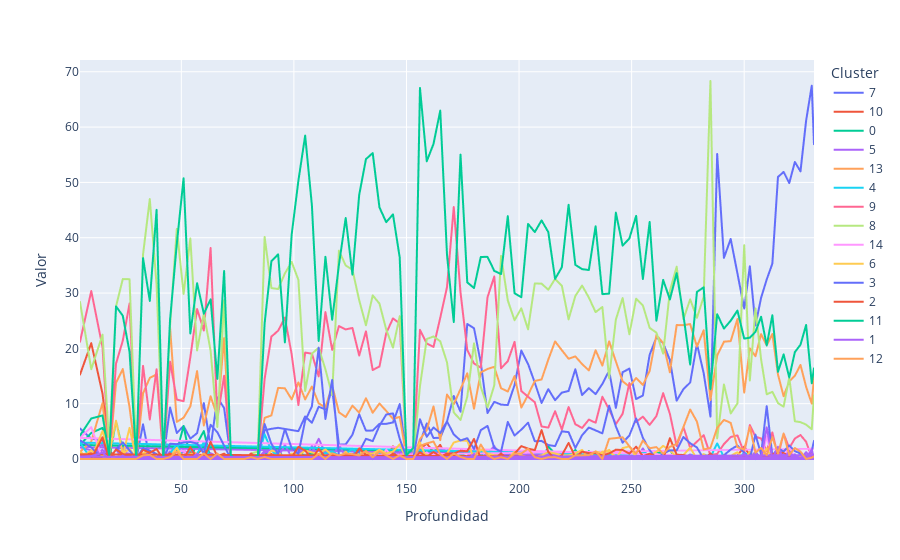

Notebook source saved alongside this figure:
### Code cell
# df_family_Clustered_1
# fig = go.Figure()

# for element in df_features_1_15["Cluster"].unique():
#     # fig.add_trace(go.Scatter(x=df_features_1[df_features_1["Cluster"] == element]["Profundidad"], y=df_features_1[df_features_1["Cluster"] == element]["Valor"], name=str(element)))
#     fig.add_trace(go.Scatter(x=df_features_1_15[df_features_1_15["Cluster"] == element]["Profundidad"], y=df_features_1_15[df_features_1_15["Cluster"] == element]["Valor"], name=str(element)))
#     # fig.add_trace(go.Scatter(x=df_family_Clustered_1[df_family_Clustered_1["Cluster"] == element]["Profundidad"], y=df_family_Clustered_1[df_family_Clustered_1["Cluster"] == element]["Valor"], name=str(element)))
#     # if element == "Pinus":
#     #     fig.add_trace(go.Scatter(x=df_elements_by_famliy[df_elements_by_famliy["Family"] == element]["Profundidad"], y=df_elements_by_famliy[df_elements_by_famliy["Family"] == element]["Valor"], name=element,
#     #                      line = dict(color='green', width=4)))
#     # else:
#     #     fig.add_trace(go.Scatter(x=df_elements_by_famliy[df_elements_by_famliy["Family"] == element]["Profundidad"], y=df_elements_by_famliy[df_elements_by_famliy["Family"] == element]["Valor"], name=element,
#     #                      line = dict(color='gray', width=1)))

# fig.update_layout(title='Cantidad de proporcion - Familia Agglomerative 15',
#                    xaxis_title='Profundidad',
#                    yaxis_title='Valor')
# fig.show()

# df = px.data.gapminder().query("continent=='Oceania'")
fig = px.line(df_agg_15, x="Profundidad", y="Valor", color='Cluster')
fig.show()

### Figure 1 — Plotly figure (JSON) as saved in the notebook; plotly's stock layout.template omitted (floating-point values rounded to 4 significant figures; data arrays with more than 128 entries replaced by an {"elided": "..."} marker saying what was removed)
{"data": [{"hovertemplate": "Cluster=7<br>Profundidad=%{x}<br>Valor=%{y}<extra></extra>", "legendgroup": "7", "line": {"color": "#636efa", "dash": "solid"}, "marker": {"symbol": "circle"}, "mode": "lines", "name": "7", "showlegend": true, "type": "scattergl", "x": [5, 10, 15, 18, 21, 24, 27, 30, 33, 36, 39, 42, 45, 48, 51, 54, 57, 60, 63, 66, 69, 72, 75, 78, 81, 84, 87, 90, 93, 96, 99, 102, 105, 108, 111, 114, 117, 120, 123, 126, 129, 132, 135, 138, 141, 144, 147, 150, 153, 156, 159, 162, 165, 168, 171, 174, 177, 180, 183, 186, 189, 192, 195, 198, 201, 204, 207, 210, 213, 216, 219, 222, 225, 228, 231, 234, 237, 240, 243, 246, 249, 252, 255, 258, 261, 264, 267, 270, 273, 276, 279, 282, 285, 288, 291, 294, 297, 300, 302.5, 305, 307.5, 310, 312.5, 315, 317.5, 320, 322.5, 325, 327.5, 330, 331], "xaxis": "x", "y": [5.508, 3.665, 3.371, 0, 1.724, 2.108, 0, 0, 6.271, 0, 0.901, 0, 9.31, 4.698, 5.97, 3.681, 4.673, 10.1, 2.062, 11.11, 9.223, 0, 0.333, 0, 0, 0, 5.204, 5.455, 5.643, 5.431, 5.229, 5.031, 7.692, 6.548, 9.451, 8.966, 12.59, 2.597, 2.64, 4.386, 8.065, 5.128, 5.145, 6.355, 6.355, 6.601, 9.934, 0, 0, 2.994, 6.426, 3.797, 3.83, 6.796, 11.39, 8.55, 24.41, 23.64, 17.39, 8.306, 10.33, 9.836, 9.756, 13.36, 19.6, 17.19, 13.78, 10.13, 12.62, 10.63, 12, 12.3, 16.23, 11.55, 12.81, 11.72, 13.58, 15.95, 9.244, 15.69, 16.34, 10.83, 11.48, 18.83, 21.98, 20.95, 17.87, 10.55, 12.63, 13.82, 20.83, 15.52, 7.667, 55.14, 36.36, 39.77, 33.54, 27.2, 34.84, 24.14, 29.14, 32.46, 35.31, 50.98, 51.89, 49.88, 53.69, 52, 61.18, 67.48, 56.91], "yaxis": "y"}, {"hovertemplate": "Cluster=10<br>Profundidad=%{x}<br>Valor=%{y}<extra></extra>", "legendgroup": "10", "line": {"color": "#EF553B", "dash": "solid"}, "marker": {"symbol": "circle"}, "mode": "lines", "name": "10", "showlegend": true, "type": "scattergl", "x": [5, 10, 15, 18, 21, 24, 27, 30, 33, 36, 39, 42, 45, 48, 51, 54, 57, 60, 63, 66, 69, 72, 75, 78, 81, 84, 87, 90, 93, 96, 99, 102, 105, 108, 111, 114, 117, 120, 123, 126, 129, 132, 135, 138, 141, 144, 147, 150, 153, 156, 159, 162, 165, 168, 171, 174, 177, 180, 183, 186, 189, 192, 195, 198, 201, 204, 207, 210, 213, 216, 219, 222, 225, 228, 231, 234, 237, 240, 243, 246, 249, 252, 255, 258, 261, 264, 267, 270, 273, 276, 279, 282, 285, 288, 291, 294, 297, 300, 302.5, 305, 307.5, 310, 312.5, 315, 317.5, 320, 322.5, 325, 327.5, 330, 331], "xaxis": "x", "y": [15.25, 20.94, 11.8, 1.667, 0, 0.301, 0.938, 0, 0.66, 0, 0.901, 0, 0, 0, 0, 1.227, 0.935, 2.02, 0, 0.966, 0, 0, 0, 0, 0, 0, 0, 0.303, 0.313, 0.319, 0, 0.628, 0.769, 0.596, 2.134, 0.345, 1.36, 0, 0.33, 0, 0.323, 0.366, 1.608, 0.668, 0.334, 2.31, 0.993, 0, 0.333, 1.796, 2.811, 1.266, 2.553, 0, 0, 0.372, 0.469, 0.909, 0, 0, 0.333, 0, 0, 0, 0.332, 0, 0, 0.981, 0, 0.664, 0.333, 0.324, 0, 0, 0, 0.345, 0, 0.332, 0, 0, 0.327, 0, 0, 0.649, 0, 0, 0, 0, 0, 0, 0, 0.862, 0, 0, 0, 0.284, 0.61, 2.251, 0.646, 0.575, 0.286, 0, 0, 0.246, 0, 0, 0.284, 0, 0, 0, 0], "yaxis": "y"}, {"hovertemplate": "Cluster=0<br>Profundidad=%{x}<br>Valor=%{y}<extra></extra>", "legendgroup": "0", "line": {"color": "#00cc96", "dash": "solid"}, "marker": {"symbol": "circle"}, "mode": "lines", "name": "0", "showlegend": true, "type": "scattergl", "x": {"elided": "777 float values"}, "xaxis": "x", "y": {"elided": "777 float values"}, "yaxis": "y"}, {"hovertemplate": "Cluster=5<br>Profundidad=%{x}<br>Valor=%{y}<extra></extra>", "legendgroup": "5", "line": {"color": "#ab63fa", "dash": "solid"}, "marker": {"symbol": "circle"}, "mode": "lines", "name": "5", "showlegend": true, "type": "scattergl", "x": {"elided": "1110 float values"}, "xaxis": "x", "y": {"elided": "1110 float values"}, "yaxis": "y"}, {"hovertemplate": "Cluster=13<br>Profundidad=%{x}<br>Valor=%{y}<extra></extra>", "legendgroup": "13", "line": {"color": "#FFA15A", "dash": "solid"}, "marker": {"symbol": "circle"}, "mode": "lines", "name": "13", "showlegend": true, "type": "scattergl", "x": [5, 10, 15, 18, 21, 24, 27, 30, 33, 36, 39, 42, 45, 48, 51, 54, 57, 60, 63, 66, 69, 72, 75, 78, 81, 84, 87, 90, 93, 96, 99, 102, 105, 108, 111, 114, 117, 120, 123, 126, 129, 132, 135, 138, 141, 144, 147, 150, 153, 156, 159, 162, 165, 168, 171, 174, 177, 180, 183, 186, 189, 192, 195, 198, 201, 204, 207, 210, 213, 216, 219, 222, 225, 228, 231, 234, 237, 240, 243, 246, 249, 252, 255, 258, 261, 264, 267, 270, 273, 276, 279, 282, 285, 288, 291, 294, 297, 300, 302.5, 305, 307.5, 310, 312.5, 315, 317.5, 320, 322.5, 325, 327.5, 330, 331], "xaxis": "x", "y": [1.271, 3.141, 10.11, 0, 13.79, 16.27, 9.375, 0, 11.88, 14.66, 15.31, 0, 23.79, 6.711, 7.463, 9.509, 15.89, 6.061, 11.34, 7.729, 21.84, 0, 0, 0, 0, 0.333, 7.435, 7.879, 12.85, 12.78, 10.78, 13.84, 10.77, 13.1, 10.06, 9.31, 13.27, 8.442, 7.591, 9.649, 8.387, 10.99, 8.36, 10.03, 8.696, 7.261, 7.616, 0.333, 0, 3.593, 5.221, 9.494, 3.404, 11.65, 9.901, 12.64, 15.49, 9.091, 15.65, 16.28, 16.67, 12.79, 12.2, 14.98, 9.302, 11.56, 14.1, 14.38, 17.98, 21.26, 19.67, 18.12, 18.54, 17.16, 16.01, 19.66, 16.89, 21.26, 17.65, 14.05, 13.07, 14.65, 13.4, 15.91, 22.41, 20.95, 15.67, 24.22, 24.19, 24.39, 20.31, 23.28, 10.67, 18.69, 21.21, 21.31, 25.3, 12.01, 20, 18.58, 22.57, 20.52, 22.6, 15.27, 11.35, 14.01, 15.06, 17, 13.04, 10.02, 14.75], "yaxis": "y"}, {"hovertemplate": "Cluster=4<br>Profundidad=%{x}<br>Valor=%{y}<extra></extra>", "legendgroup": "4", "line": {"color": "#19d3f3", "dash": "solid"}, "marker": {"symbol": "circle"}, "mode": "lines", "name": "4", "showlegend": true, "type": "scattergl", "x": {"elided": "444 float values"}, "xaxis": "x", "y": {"elided": "444 float values"}, "yaxis": "y"}, {"hovertemplate": "Cluster=9<br>Profundidad=%{x}<br>Valor=%{y}<extra></extra>", "legendgroup": "9", "line": {"color": "#FF6692", "dash": "solid"}, "marker": {"symbol": "circle"}, "mode": "lines", "name": "9", "showlegend": true, "type": "scattergl", "x": [5, 10, 15, 18, 21, 24, 27, 30, 33, 36, 39, 42, 45, 48, 51, 54, 57, 60, 63, 66, 69, 72, 75, 78, 81, 84, 87, 90, 93, 96, 99, 102, 105, 108, 111, 114, 117, 120, 123, 126, 129, 132, 135, 138, 141, 144, 147, 150, 153, 156, 159, 162, 165, 168, 171, 174, 177, 180, 183, 186, 189, 192, 195, 198, 201, 204, 207, 210, 213, 216, 219, 222, 225, 228, 231, 234, 237, 240, 243, 246, 249, 252, 255, 258, 261, 264, 267, 270, 273, 276, 279, 282, 285, 288, 291, 294, 297, 300, 302.5, 305, 307.5, 310, 312.5, 315, 317.5, 320, 322.5, 325, 327.5, 330, 331], "xaxis": "x", "y": [21.19, 30.37, 20.23, 0.333, 17.24, 21.39, 28.12, 0.333, 16.83, 7.143, 16.22, 0, 17.59, 10.74, 10.45, 18.41, 27.1, 23.23, 38.14, 7.246, 15.05, 0.333, 0, 0.667, 0, 0.333, 14.5, 22.12, 23.2, 25.56, 18.95, 9.748, 19.23, 19.05, 14.94, 26.55, 19.73, 24.03, 23.43, 23.68, 18.71, 23.08, 16.08, 16.72, 22.74, 25.41, 24.5, 0.667, 0.333, 23.35, 20.88, 20.25, 25.53, 31.07, 45.55, 30.11, 19.72, 17.27, 16.52, 29.24, 33, 16.39, 17.68, 21.17, 12.29, 11.25, 10.26, 5.882, 5.678, 8.638, 5.333, 9.385, 6.291, 5.611, 7.117, 6.552, 11.26, 8.97, 6.303, 8.17, 13.72, 6.688, 7.656, 6.169, 7.759, 11.9, 8.15, 2.344, 5.776, 2.033, 3.125, 4.31, 0.667, 0.935, 2.694, 3.977, 4.268, 1.126, 6.129, 4.023, 3.714, 1.432, 4.802, 0.493, 4.595, 1.966, 3.693, 4.333, 3.106, 0.244, 0], "yaxis": "y"}, {"hovertemplate": "Cluster=8<br>Profundidad=%{x}<br>Valor=%{y}<extra></extra>", "legendgroup": "8", "line": {"color": "#B6E880", "dash": "solid"}, "marker": {"symbol": "circle"}, "mode": "lines", "name": "8", "showlegend": true, "type": "scattergl", "x": [5, 10, 15, 18, 21, 24, 27, 30, 33, 36, 39, 42, 45, 48, 51, 54, 57, 60, 63, 66, 69, 72, 75, 78, 81, 84, 87, 90, 93, 96, 99, 102, 105, 108, 111, 114, 117, 120, 123, 126, 129, 132, 135, 138, 141, 144, 147, 150, 153, 156, 159, 162, 165, 168, 171, 174, 177, 180, 183, 186, 189, 192, 195, 198, 201, 204, 207, 210, 213, 216, 219, 222, 225, 228, 231, 234, 237, 240, 243, 246, 249, 252, 255, 258, 261, 264, 267, 270, 273, 276, 279, 282, 285, 288, 291, 294, 297, 300, 302.5, 305, 307.5, 310, 312.5, 315, 317.5, 320, 322.5, 325, 327.5, 330, 331], "xaxis": "x", "y": [28.39, 16.23, 22.47, 2.334, 27.59, 32.53, 32.5, 0.333, 36.96, 46.99, 31.53, 0, 24.14, 41.61, 29.85, 39.88, 19.63, 26.26, 19.59, 5.797, 28.64, 0.333, 0.333, 0, 1, 1.333, 40.15, 30.91, 30.72, 33.55, 35.62, 32.39, 12.31, 19.05, 20.12, 16.21, 11.57, 37.66, 34.98, 34.21, 28.71, 24.18, 29.58, 28.09, 23.41, 20.13, 25.83, 1.333, 0.333, 13.17, 21.69, 22.15, 21.28, 17.48, 8.415, 7.063, 11.27, 20.91, 13.04, 9.303, 13.33, 36.72, 28.66, 25.08, 27.24, 23.44, 31.73, 31.7, 30.6, 32.56, 31.33, 25.24, 29.47, 31.35, 29.18, 26.55, 27.48, 14.62, 25.21, 29.09, 22.55, 28.98, 27.75, 23.7, 22.84, 19.05, 30.41, 34.77, 25.27, 28.86, 25.52, 29.31, 68.33, 3.738, 13.47, 8.238, 10.06, 38.65, 14.19, 27.2, 18, 11.69, 12.15, 10.1, 9.459, 14.74, 6.818, 6.667, 6.211, 5.379, 11.47], "yaxis": "y"}, {"hovertemplate": "Cluster=14<br>Profundidad=%{x}<br>Valor=%{y}<extra></extra>", "legendgroup": "14", "line": {"color": "#FF97FF", "dash": "solid"}, "marker": {"symbol": "circle"}, "mode": "lines", "name": "14", "showlegend": true, "type": "scattergl", "x": {"elided": "888 float values"}, "xaxis": "x", "y": {"elided": "888 float values"}, "yaxis": "y"}, {"hovertemplate": "Cluster=6<br>Profundidad=%{x}<br>Valor=%{y}<extra></extra>", "legendgroup": "6", "line": {"color": "#FECB52", "dash": "solid"}, "marker": {"symbol": "circle"}, "mode": "lines", "name": "6", "showlegend": true, "type": "scattergl", "x": {"elided": "666 float values"}, "xaxis": "x", "y": {"elided": "666 float values"}, "yaxis": "y"}, {"hovertemplate": "Cluster=3<br>Profundidad=%{x}<br>Valor=%{y}<extra></extra>", "legendgroup": "3", "line": {"color": "#636efa", "dash": "solid"}, "marker": {"symbol": "circle"}, "mode": "lines", "name": "3", "showlegend": true, "type": "scattergl", "x": [5, 10, 15, 18, 21, 24, 27, 30, 33, 36, 39, 42, 45, 48, 51, 54, 57, 60, 63, 66, 69, 72, 75, 78, 81, 84, 87, 90, 93, 96, 99, 102, 105, 108, 111, 114, 117, 120, 123, 126, 129, 132, 135, 138, 141, 144, 147, 150, 153, 156, 159, 162, 165, 168, 171, 174, 177, 180, 183, 186, 189, 192, 195, 198, 201, 204, 207, 210, 213, 216, 219, 222, 225, 228, 231, 234, 237, 240, 243, 246, 249, 252, 255, 258, 261, 264, 267, 270, 273, 276, 279, 282, 285, 288, 291, 294, 297, 300, 302.5, 305, 307.5, 310, 312.5, 315, 317.5, 320, 322.5, 325, 327.5, 330, 331], "xaxis": "x", "y": [3.39, 2.094, 0, 0, 1.724, 3.012, 1.563, 0, 1.98, 1.504, 0.901, 0, 2.759, 2.685, 2.985, 3.067, 2.804, 1.01, 6.186, 4.831, 2.427, 0, 0, 0, 0, 0, 6.32, 2.727, 0.94, 5.431, 1.961, 0.943, 6.923, 9.524, 20.12, 7.241, 14.29, 0.649, 0, 0.877, 1.29, 3.663, 3.215, 6.02, 8.027, 8.251, 3.642, 0.333, 0, 7.186, 4.016, 5.696, 4.681, 6.796, 4.455, 3.346, 3.756, 1.818, 5.217, 5.98, 2, 1.311, 6.707, 4.235, 5.316, 6.563, 3.205, 3.268, 2.524, 2.326, 5, 4.854, 1.987, 4.29, 5.694, 5.172, 4.636, 9.635, 5.882, 2.941, 4.248, 7.325, 3.828, 1.623, 0, 0.952, 1.567, 1.563, 3.971, 2.846, 2.083, 0, 0.667, 0, 0.673, 1.705, 2.439, 1.126, 0, 4.406, 0.857, 9.547, 0.565, 1.97, 1.351, 2.457, 1.42, 1, 0.311, 1.467, 3.279], "yaxis": "y"}, {"hovertemplate": "Cluster=2<br>Profundidad=%{x}<br>Valor=%{y}<extra></extra>", "legendgroup": "2", "line": {"color": "#EF553B", "dash": "solid"}, "marker": {"symbol": "circle"}, "mode": "lines", "name": "2", "showlegend": true, "type": "scattergl", "x": {"elided": "999 float values"}, "xaxis": "x", "y": {"elided": "999 float values"}, "yaxis": "y"}, {"hovertemplate": "Cluster=11<br>Profundidad=%{x}<br>Valor=%{y}<extra></extra>", "legendgroup": "11", "line": {"color": "#00cc96", "dash": "solid"}, "marker": {"symbol": "circle"}, "mode": "lines", "name": "11", "showlegend": true, "type": "scattergl", "x": [5, 10, 15, 18, 21, 24, 27, 30, 33, 36, 39, 42, 45, 48, 51, 54, 57, 60, 63, 66, 69, 72, 75, 78, 81, 84, 87, 90, 93, 96, 99, 102, 105, 108, 111, 114, 117, 120, 123, 126, 129, 132, 135, 138, 141, 144, 147, 150, 153, 156, 159, 162, 165, 168, 171, 174, 177, 180, 183, 186, 189, 192, 195, 198, 201, 204, 207, 210, 213, 216, 219, 222, 225, 228, 231, 234, 237, 240, 243, 246, 249, 252, 255, 258, 261, 264, 267, 270, 273, 276, 279, 282, 285, 288, 291, 294, 297, 300, 302.5, 305, 307.5, 310, 312.5, 315, 317.5, 320, 322.5, 325, 327.5, 330, 331], "xaxis": "x", "y": [4.238, 7.33, 7.866, 0.666, 27.59, 25.9, 19.38, 0, 36.3, 28.57, 45.05, 0, 25.17, 38.93, 50.75, 22.7, 31.78, 26.26, 28.87, 14.49, 33.98, 0.666, 0, 0, 0, 0.666, 24.54, 35.76, 36.99, 21.09, 40.52, 50.31, 58.46, 45.83, 21.34, 36.55, 25.17, 35.06, 43.56, 33.33, 47.74, 54.21, 55.31, 45.48, 42.81, 44.22, 36.42, 0.666, 2, 67.07, 53.82, 56.96, 62.98, 36.89, 24.75, 55.02, 31.92, 30.91, 36.52, 36.54, 34, 33.44, 43.9, 29.97, 29.24, 42.5, 41.03, 43.14, 41.01, 32.56, 34.67, 45.95, 35.1, 34.32, 34.16, 42.07, 29.8, 29.9, 44.54, 38.56, 39.87, 43.95, 32.54, 42.86, 25, 32.38, 28.84, 33.59, 25.99, 17.07, 30.21, 31.03, 12.67, 26.17, 23.57, 25, 26.83, 21.76, 21.94, 22.99, 25.71, 20.53, 25.99, 15.76, 18.92, 14.74, 19.32, 20.67, 24.22, 13.69, 16.39], "yaxis": "y"}, {"hovertemplate": "Cluster=1<br>Profundidad=%{x}<br>Valor=%{y}<extra></extra>", "legendgroup": "1", "line": {"color": "#ab63fa", "dash": "solid"}, "marker": {"symbol": "circle"}, "mode": "lines", "name": "1", "showlegend": true, "type": "scattergl", "x": {"elided": "1110 float values"}, "xaxis": "x", "y": {"elided": "1110 float values"}, "yaxis": "y"}, {"hovertemplate": "Cluster=12<br>Profundidad=%{x}<br>Valor=%{y}<extra></extra>", "legendgroup": "12", "line": {"color": "#FFA15A", "dash": "solid"}, "marker": {"symbol": "circle"}, "mode": "lines", "name": "12", "showlegend": true, "type": "scattergl", "x": [5, 10, 15, 18, 21, 24, 27, 30, 33, 36, 39, 42, 45, 48, 51, 54, 57, 60, 63, 66, 69, 72, 75, 78, 81, 84, 87, 90, 93, 96, 99, 102, 105, 108, 111, 114, 117, 120, 123, 126, 129, 132, 135, 138, 141, 144, 147, 150, 153, 156, 159, 162, 165, 168, 171, 174, 177, 180, 183, 186, 189, 192, 195, 198, 201, 204, 207, 210, 213, 216, 219, 222, 225, 228, 231, 234, 237, 240, 243, 246, 249, 252, 255, 258, 261, 264, 267, 270, 273, 276, 279, 282, 285, 288, 291, 294, 297, 300, 302.5, 305, 307.5, 310, 312.5, 315, 317.5, 320, 322.5, 325, 327.5, 330, 331], "xaxis": "x", "y": [0, 0, 0, 0, 0, 0, 0, 0, 0.66, 0.752, 0, 0, 0.345, 1.342, 0, 0, 0, 1.01, 0, 0.966, 0, 0, 0, 0, 0.333, 0, 0.372, 0, 0, 0, 0, 0, 0, 0, 0.915, 0, 1.02, 0.649, 0.99, 0.877, 0.645, 1.466, 0.322, 1.337, 0.669, 0, 0.662, 0, 0, 2.395, 2.811, 3.165, 0.851, 0, 0.99, 0.372, 0, 0, 2.609, 0.664, 0, 0.328, 0, 0.977, 0.996, 1.876, 0.321, 0, 0.315, 0.332, 0, 0, 0.662, 0.66, 0.712, 1.379, 0, 3.654, 3.782, 3.922, 2.288, 0.955, 3.349, 1.948, 2.155, 0.952, 2.194, 2.734, 5.776, 8.944, 6.771, 1.724, 2, 5.608, 7.071, 6.534, 2.134, 1.689, 5.806, 1.15, 2, 0.716, 3.954, 0.985, 4.594, 0.737, 1.988, 1.333, 0, 0.244, 0.468], "yaxis": "y"}], "layout": {"legend": {"title": {"text": "Cluster"}, "tracegroupgap": 0}, "margin": {"t": 60}, "xaxis": {"anchor": "y", "domain": [0, 1], "title": {"text": "Profundidad"}}, "yaxis": {"anchor": "x", "domain": [0, 1], "title": {"text": "Valor"}}}}
